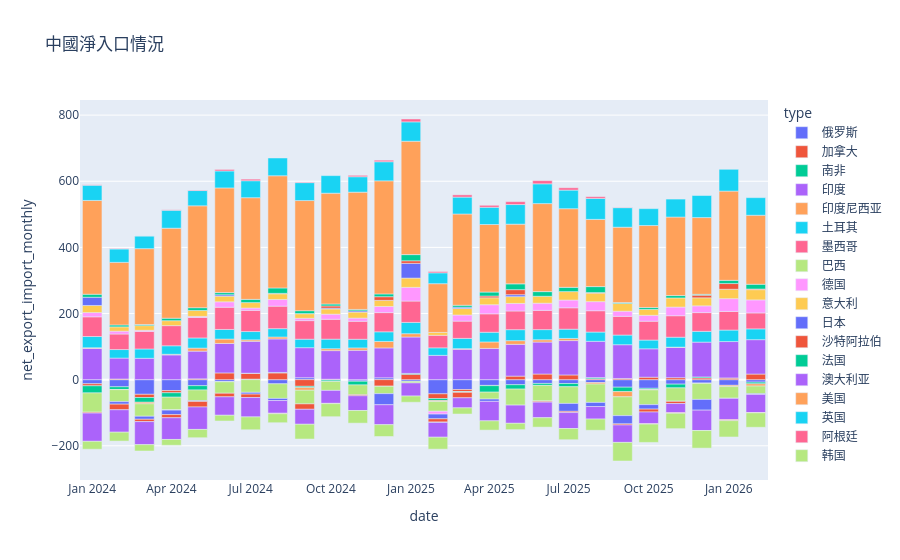

This figure's notebook cell:
### Code cell
df['import_monthly'] = df['import_monthly'].fillna(df['import_lj_value'])
df['export_monthly'] = df['export_monthly'].fillna(df['export_lj_value'])
df['net_export_import_monthly']=df['export_monthly']-df['import_monthly']
px.bar(df, x='date', y='net_export_import_monthly', color='type', title='中國淨入口情況')
